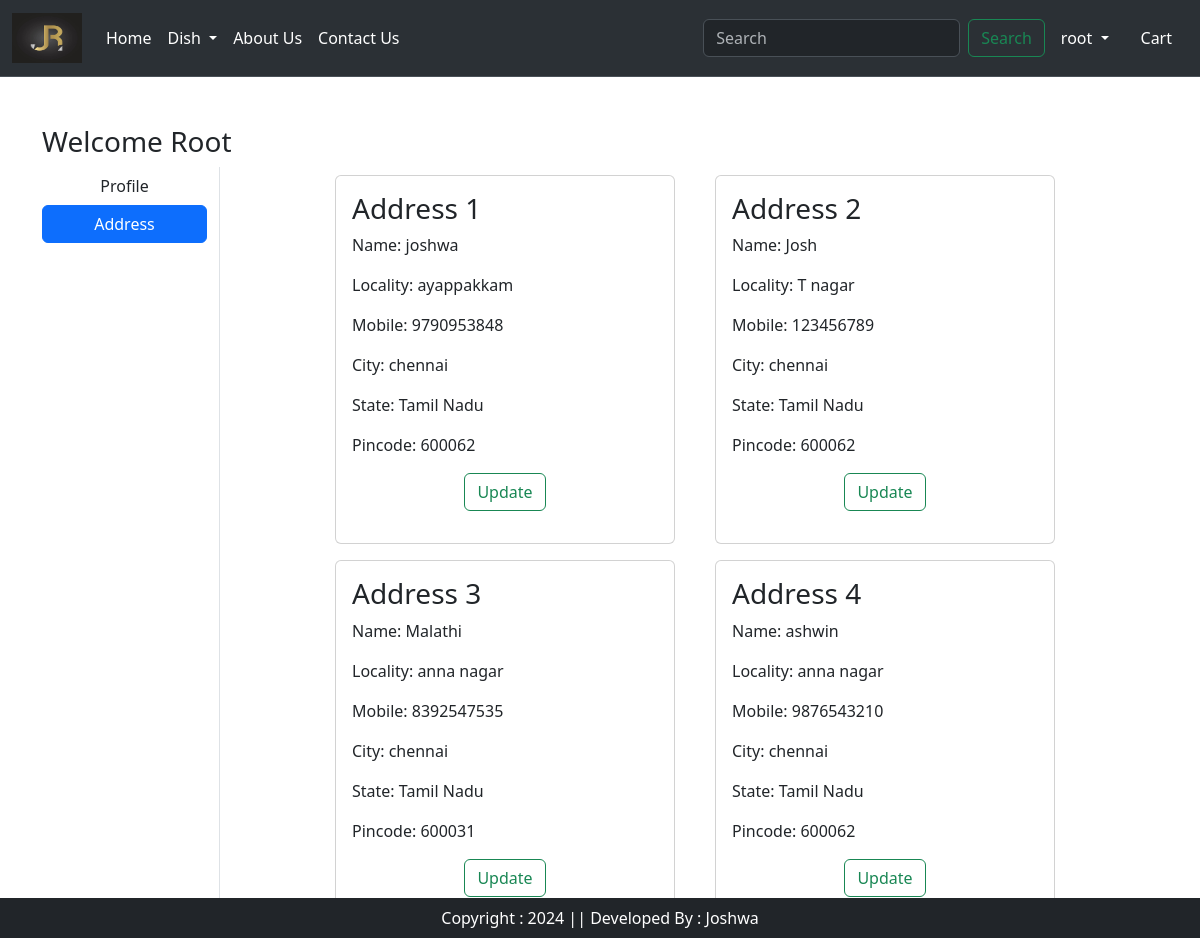
The page /address/ (signed in) on the database its author committed.
### app/models.py (models this page shows, shortened)
class Customer(models.Model):
    user = models.ForeignKey (User, on_delete=models. CASCADE)
    name = models.CharField(max_length=200)
    locality = models.CharField(max_length=200)
    city = models.CharField(max_length=50)
    mobile = models.IntegerField(default=0)
    zipcode = models.IntegerField()
    state = models.CharField(choices=STATE_CHOICES, max_length=100)

### app/views.py (the view)
# urls.py: path('address/', views.address, name='address'),
def address(request):
    add = Customer.objects.filter(user=request.user)
    totalitem = 0
    if request.user.is_authenticated:
        totalitem = len(Cart. objects. filter(user=request.user))
    return render(request, "app/address.html", locals())

### app/templates/app/address.html (shortened to what this page needs)
{% extends 'app/base.html' %}
{% load static %}
{% block main-content %}
<div class="container mt-5">
    <div class="row">
        <h3>Welcome <span class="text-capitalize">{{request.user}}</span> </h3>
        <div class="col-sm-2 border-end">
            <ul class="list-unstyled">
                <li class="d-grid"><a href="{% url 'profile' %}" class="btn">Profile</a></li>
                <li class="d-grid"><a href="{% url 'address' %}" class="btn btn-primary">Address</a></li>
            </ul>
        </div>
        <div class="col-sm-8 offset-sm-1">
            <div class="row">
                {% for ad in add %}
                <div class="col-sm-6" >
                    <div class="card m-2">
                        <div class="card-body">
                            <h3>Address {{forloop.counter}}</h3>
                            <p>Name: {{ad.name}}</p>
                            <p>Locality: {{ad.locality}}</p>
                            <p>Mobile: {{ad.mobile}}</p>
                            <p>City: {{ad.city}}</p>
                            <p>State: {{ad.state}}</p>
                            <p>Pincode: {{ad.zipcode}}</p>
                            <p class="text-center"><a href="{% url 'updateAddress' pk=ad.id %}" type="button" class="btn btn-outline-success">Update</a></p>
                        </div>
                    </div>
                </div>
                {% endfor %}
            </div>
        </div>
    </div>
</div>
{% endblock main-content %}

### app/templates/app/base.html (shortened to what this page needs)
<!DOCTYPE html>
{% load static %}
<html lang="en">
<head>
    <link href="https://cdn.jsdelivr.net/npm/bootstrap@5.3.3/dist/css/bootstrap.min.css" rel="stylesheet">
    <link rel="stylesheet" href="{% static 'app/css/owl.carousel.min.css' %}">
    <link rel="stylesheet" href="{% static 'app/css/all.min.css' %}">
    <link rel="stylesheet" href="{% static 'app/css/style.css' %}">
</head>
<body>
    <nav class="navbar bg-dark border-bottom border-bod navbar-expand-lg bg-body-tertiary " data-bs-theme="dark" style="background-color: #fdece3;">
        <div class="container-fluid">
          <a class="navbar-brand" href="#">
            <img src="{% static 'app/images/JR-LOGO.jpg' %}" width="70" height="50" alt="logo">
          </a>
          <div class="collapse navbar-collapse" id="navbarSupportedContent">
            <ul class="navbar-nav me-auto mb-2 mb-lg-0">
              {% if request.user.is_authenticated %}
              <li class="nav-item">
                <a class="nav-link active test" aria-current="page" href="/">Home</a>
              </li>
              <li class="nav-item dropdown">
                <a class="nav-link dropdown-toggle text-white" href="#" role="button" data-bs-toggle="dropdown" aria-expanded="false">
                  Dish
                </a>
              </li>
              <li class="nav-item">
                <a class="nav-link text-white" href="{% url 'about' %}">About Us</a>
              </li>
              <li class="nav-item">
                <a class="nav-link text-white" href="{% url 'contact' %}">Contact Us</a>
              </li>
            </ul>
            <form class="d-flex" role="search">
              <input class="form-control me-2" type="search" placeholder="Search" aria-label="Search">
              <button class="btn btn-outline-success" type="submit">Search</button>
            </form>
          </div>
          <ul class="navbar-nav me-auto mb-2 mb-lg-0">
            <li class="nav-item dropdown mx-2">
              <a class="nav-link dropdown-toggle text-white" href="#" id="profileDropdown" role="button" data-bs-toggle="dropdown" aria-expanded="false">
                {{request.user}}
              </a>
            </li>
            <li class="nav-item mx-2">
              <a class="nav-link text-white" href="{% url 'showcart' %}">  Cart </a>
            </li>
            {% endif %}
          </ul>
        </div>
      </nav>
      {% block main-content %} {% endblock main-content %}
      <footer class="container-fluid fixed-bottom bg-dark text-center p-2 mt-5 text-white">
        Copyright : 2024 || Developed By : Joshwa
      </footer>
</body>
</html>

### rows shown on the page
Customer: name "joshwa", locality "ayappakkam", mobile "9790953848", city "chennai", state "Tamil Nadu", zipcode "600062"
Customer: name "Josh", locality "T nagar", mobile "123456789", city "chennai", state "Tamil Nadu", zipcode "600062"
Customer: name "Malathi", locality "anna nagar", mobile "8392547535", city "chennai", state "Tamil Nadu", zipcode "600031"
Customer: name "ashwin", locality "anna nagar", mobile "9876543210", city "chennai", state "Tamil Nadu", zipcode "600062"

### other values the page prints
{{ request.user }} "root"
{{ request.user }} "Root"
